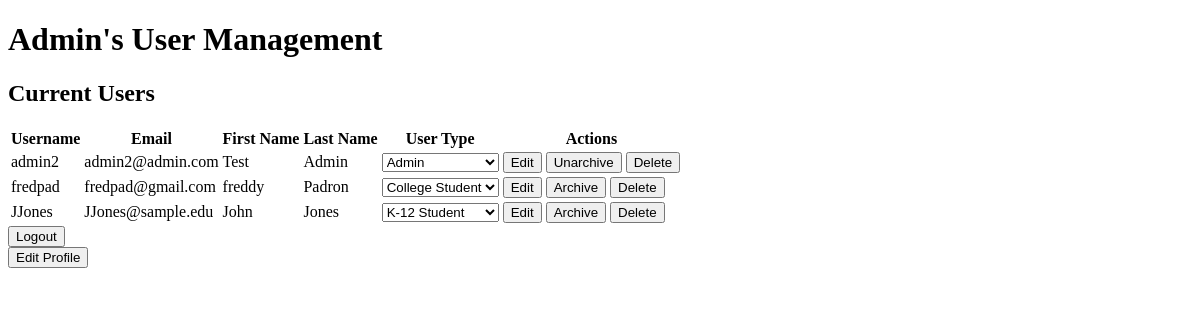
/home (signed in), run on an earlier commit of the app's database.
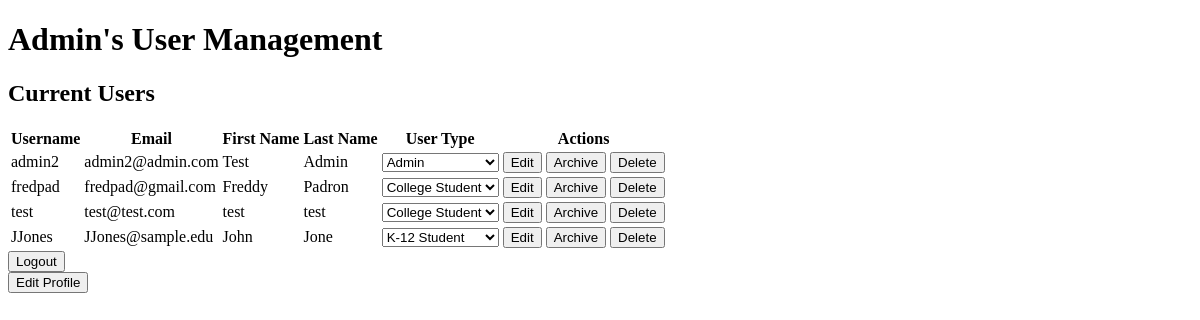
And on a later commit of the database.
### tables this page shows
CREATE TABLE Users (
                    UIN INTEGER PRIMARY KEY,
                    First_Name TEXT,
                    M_Initial TEXT,
                    Last_Name TEXT,
                    Username TEXT,
                    Password TEXT,
                    User_Type TEXT,
                    Email TEXT,
                    Discord_Name TEXT,
                    Archived INTEGER
                    );

### app.py (the view)
@app.route('/home', methods=['GET', 'POST'])
@login_required
def home():
    conn = get_db_connection()
    if current_user.user_type == "admin":
        users = conn.execute('SELECT * FROM users').fetchall()
        conn.close()
        return render_template('admin_home.html', users=users)
    elif current_user.user_type == "college_student":
        items = conn.execute('SELECT * FROM items where UIN = ?', (current_user.uin, )).fetchall()
        conn.close()
        return render_template('college_home.html', items=items)
    elif current_user.user_type == "k12_student":
        items = conn.execute('SELECT * FROM items where UIN = ?', (current_user.uin, )).fetchall()
        conn.close()
        return render_template('k12_home.html', items=items)
    else:
        conn.close()
        return render_template('login.html')

### app.py (called while the page is built)
@login_manager.user_loader
def load_user(UIN):
    return User(UIN)

### db.py (called while the page is built)
def get_db_connection():
    conn = sqlite3.connect('database.db')
    conn.row_factory = sqlite3.Row
    return conn

### templates/admin_home.html (shortened to what this page needs)
<!DOCTYPE html>
<html lang="en">
<head>
</head>
<body>
    <h1> {{ current_user.first_name }}'s User Management</h1>
    <h2>Current Users</h2>
    <table id="usersTable">
        <tr>
            <th>Username</th>
            <th>Email</th>
            <th>First Name</th>
            <th>Last Name</th>
            <th>User Type</th>
            <th>Actions</th>
        </tr>
        {% for user in users %}
            {% if user.uin|int != current_user.uin|int %}
                <tr>
                    <td>{{ user.username }}</td>
                    <td>{{ user.email }}</td>
                    <td>{{ user.first_name }}</td>
                    <td>{{ user.last_name }}</td>
                    <td>
                        <select id= "user_type_{{user.uin}}" name="user_type" data-uin = {{user.uin}} data-usertype = {{user.user_type}} >
                            <option value="k12_student" {% if user.user_type == "k12_student" %} Selected {% endif%}>K-12 Student</option>
                            <option value="college_student"  {% if user.user_type == "college_student" %} Selected {% endif%}>College Student</option>
                            <option value="admin"  {% if user.user_type == "admin" %} Selected {% endif%} >Admin</option>
                        </select>
                    </td>
                    <td>
                        <button onclick="editButtonPress({{ user.uin }})">Edit</button>
                        {% if user.archived %}
                            <button onclick="archiveUser({{user.uin}}, 0)">Unarchive</button>
                        {% else %}
                            <button onclick="archiveUser({{user.uin}}, 1)">Archive</button>
                        {% endif %}
                        <button onclick="deleteUser({{user.uin}})">Delete</button>
                    </td>
                </tr>
            {% endif %}
        {% endfor %}
    </table>
    <form action="{{ url_for('logout') }}" method="post">
        <button type="submit">Logout</button>
    </form>
    <form action="{{ url_for('profile') }}" method="get">
        <button type="submit">Edit Profile</button>
    </form>
</body>
</html>

What changed in the data, as far as the page shows it:
changed Users "admin2": Archived "Unarchive" → "Archive"
changed Users "fredpad": first_name "freddy" → "Freddy"
added Users: username "test", email "test@test.com", first_name "test", last_name "test", user_type "College Student"
changed Users "JJones": last_name "Jones" → "Jone"
